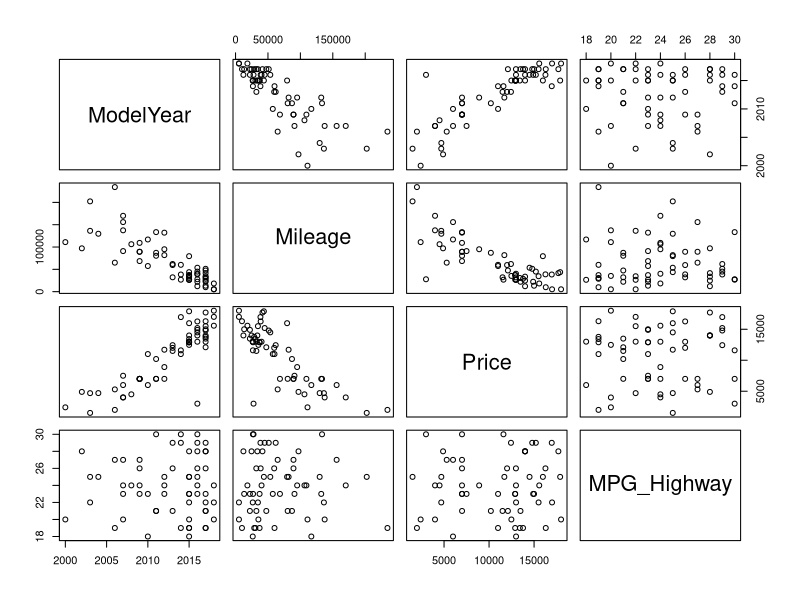
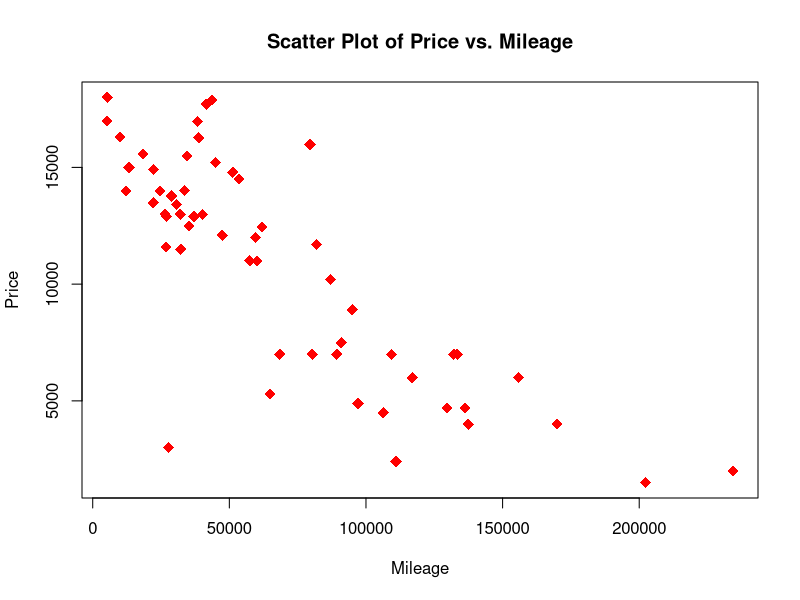

These figures' R source, in order: (Note: this script raises an error after producing the figures.)
## ---- chunk 1
knitr::opts_chunk$set(echo = TRUE, error=TRUE)
## ---- chunk 2
camry <- read.csv("Camry.csv")
head(camry)
## ---- chunk 3
cor(camry[c(-2, -3, -4)])
## ---- chunk 4
plot(camry[c(-2, -3, -4)])
## ---- chunk 5
plot( camry$Price ~ camry$Mileage, 
     main = "Scatter Plot of Price vs. Mileage",
     xlab = "Mileage",
     ylab = "Price",
     col = "red",  
     pch = 18,
     cex = 1.5)

## ---- chunk 6
linearMod.price.mileage <- lm(Price ~ Mileage, data = camry)
print(linearMod.price.mileage)

summary(linearMod.price.mileage)
## ---- chunk 7
multiMod.price.mileage.year <- lm(Price ~ Mileage + ModelYear + MPG_Highway, data=camry)

summary(multiMod.price.mileage.year)

## ---- chunk 8
multiMod.price.mileage.year <- lm(Price ~ Mileage + ModelYear, data=camry)

summary(multiMod.price.mileage.year)

## ---- chunk 9
predict.data.frame <- data.frame( Mileage = c(32000, 89000, 90000 ), ModelYear = c(2013, 2010, 2016) )

predict.data.frame$Predicted.price <- predict(multiMod.price.mileage.year, predict.data.frame)

predict.data.frame


## ---- chunk 10
-.02889*(32000) + 615.9*(2013) -1227000

## ---- chunk 11
-.02889*(Mileage) + 615.9*(ModelYear) -1227000

